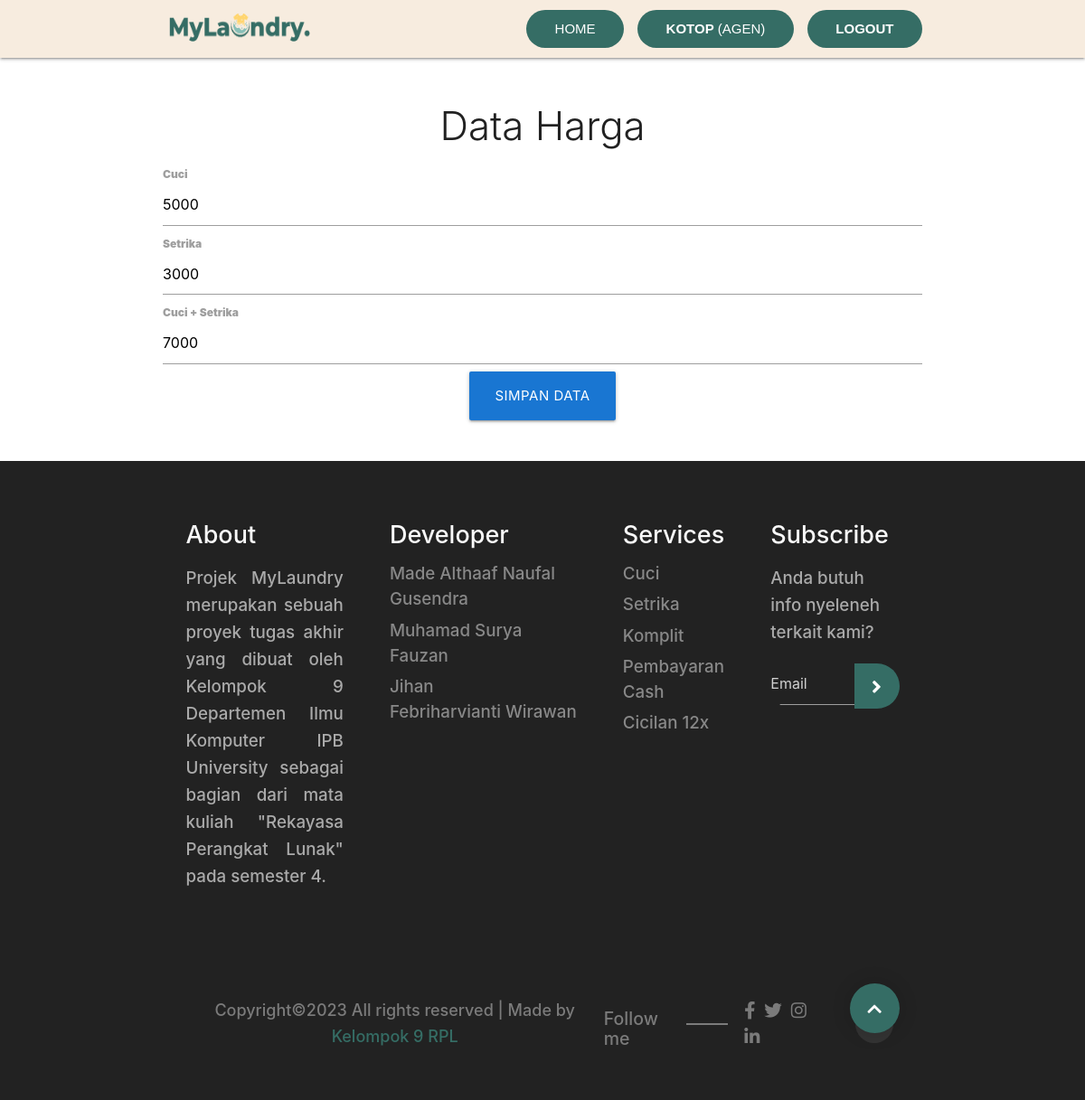
The app's page /edit-harga.php (signed in) with its own data.
### tables this page shows
CREATE TABLE `agen` (
  `id_agen` int(11) NOT NULL,
  `nama_laundry` varchar(30) DEFAULT NULL,
  `nama_pemilik` varchar(30) DEFAULT NULL,
  `telp` varchar(13) DEFAULT NULL,
  `email` varchar(30) DEFAULT NULL,
  `kota` varchar(20) DEFAULT NULL,
  `alamat` varchar(100) DEFAULT NULL,
  `plat_driver` varchar(12) DEFAULT NULL,
  `foto` text NOT NULL,
  `password` varchar(255) DEFAULT NULL
);

CREATE TABLE `harga` (
  `id_harga` int(11) NOT NULL,
  `jenis` varchar(30) NOT NULL,
  `id_agen` int(11) NOT NULL,
  `harga` int(11) NOT NULL
);

### edit-harga.php (the view, shortened to what this page needs)
<?php
include 'connect-db.php';
$idAgen = $_SESSION["agen"];
$cuci = mysqli_query($connect, "SELECT * FROM harga WHERE id_agen = '$idAgen' AND jenis = 'cuci'");
$cuci = mysqli_fetch_assoc($cuci);
$setrika = mysqli_query($connect, "SELECT * FROM harga WHERE id_agen = '$idAgen' AND jenis = 'setrika'");
$setrika = mysqli_fetch_assoc($setrika);
$komplit = mysqli_query($connect, "SELECT * FROM harga WHERE id_agen = '$idAgen' AND jenis = 'komplit'");
$komplit = mysqli_fetch_assoc($komplit);
?>
<!DOCTYPE html>
<html lang="en">
<head>
</head>
<body>
    <?php include 'header.php'; ?>
    <div class="container">
        <h3 class="header light center">Data Harga</h3>
        <form action="" method="post">
            <div class="input field">
                <label for="cuci">Cuci</label>
                <input type="text" id="cuci" name="cuci" value="<?= $cuci['harga'] ?>">
            </div>
            <div class="input field">
                <label for="setrika">Setrika</label>
                <input type="text" id="setrika" name="setrika" value="<?= $setrika['harga'] ?>">
            </div>
            <div class="input field">
                <label for="komplit">Cuci + Setrika</label><input type="text" id="komplit" name="komplit" value="<?= $komplit['harga'] ?>">
            </div>
            <div class="input field center">
                <button class="btn-large blue darken-2" type="submit" name="simpan">Simpan Data</button>
            </div>
        </form>
    </div>
    <?php include "footer.php" ?>
</body>
</html>

### header.php (shortened to what this page needs)
<nav style="background-color:#f7ecdf";>
<link rel="stylesheet" href="./css/header.css" />
    <div class="container">
        <div class="nav-wrapper">
        <a href="index.php">
            <img src="img/MyLaundry1.png" style="top: 0; left: 0; width: 170px; height: 60px;">
        </a>
            <ul class="right hide-on-med-and-down">
                <li>
                <a href="index1.php">Home</a>
                </li>
                <li>
                <?php
                    global $connect;
                    if ( isset($_SESSION["login-pelanggan"]) && isset($_SESSION["pelanggan"])){
                        $idPelanggan = $_SESSION["pelanggan"];
                        $data = mysqli_query($connect, "SELECT * FROM pelanggan WHERE id_pelanggan = '$idPelanggan'");
                        $data = mysqli_fetch_assoc($data);
                        $nama = $data["nama"];
                        echo "<a href='pelanggan.php'><b>$nama</b> (Pelanggan)</a>";
                    }else if ( isset($_SESSION["login-agen"]) && isset($_SESSION["agen"])){
                        $id_agen = $_SESSION["agen"];
                        $data = mysqli_query($connect, "SELECT * FROM agen WHERE id_agen = '$id_agen'");
                        $data = mysqli_fetch_assoc($data);
                        $nama = $data["nama_laundry"];
                        echo "<a href='agen.php'><b>$nama</b> (Agen)</a>";
                    }else if ( isset($_SESSION["login-admin"]) && isset($_SESSION["admin"])){
                        echo
                            "<a href='admin.php'><b><b>Admin</b></a>";
                        }else {
                            echo
                            "<a href='registrasi-page.php' class='button'>Registrasi</a>";
                        }
                ?>
                </li>
                <li>
                <?php
                    if ( isset($_SESSION["login-pelanggan"]) && isset($_SESSION["pelanggan"]) || isset($_SESSION["login-agen"]) && isset($_SESSION["agen"]) || isset($_SESSION["login-admin"]) && isset($_SESSION["admin"]) ){
                        echo
                        "<a href='logout.php'><b><b>Logout</b></a>";
                    }else {
                        echo "<a href='login.php' class='button'>Login</a>";
                    }
                ?>
                </li>
            </ul>
            <ul id="nav-mobile" class="sidenav">
                <li>
                    <a href="index1.php" class='button'><Home</a>
                    <?php
                        if ( isset($_SESSION["login-pelanggan"]) && isset($_SESSION["pelanggan"]) || isset($_SESSION["login-agen"]) && isset($_SESSION["agen"]) || isset($_SESSION["login-admin"]) && isset($_SESSION["admin"]) ){
                            echo
                            "<a href='logout.php'><b><b>Logout</b></a>";
                        }else {
                            echo "<a href='login.php' style='color:#356D65;'><b><b>Login</b></a>";
                        }
                    ?>
                </li>
            </ul>
        </div>
    </div>
</nav>
<br/>

### css/rating.css (style rules this page uses)
fieldset, label { margin: 0; padding: 0; }
body { margin: 0px; }

### css/header.css (style rules this page uses)
:root { --dark-one: #333; --dark-two: #7a7a7a; --main-color: #356D65; --light-one: #fff; --light-two: #f9fafb; --light-three: #f6f7fb; }
.button { display: inline-block; padding: 0.9rem 1.2rem; color: var(--dark-one); font-size: 1.05rem; font-family: 'Poppins', sans-serif; text-transform: uppercase; font-weight: 500; line-height: 1; transition: 0.3s; background-color: var(--main-color); color: var(--light-one); border-radius: 2rem; font-size: 1rem; padding: 0.9rem 2.1rem; margin-left: 1rem; }
nav ul a { display: inline-block; padding: 0.9rem 1.2rem; color: var(--dark-one); font-size: 1.05rem; font-family: 'Poppins', sans-serif; text-transform: uppercase; font-weight: 500; line-height: 1; transition: 0.3s; background-color: var(--main-color); color: var(--light-one); border-radius: 2rem; font-size: 1rem; padding: 0.9rem 2.1rem; margin-left: 1rem; }

### css/footer.css (style rules this page uses)
:root { --dark-one: #333; --dark-two: #7a7a7a; --main-color: #356D65; --light-one: #fff; --light-two: #f9fafb; --light-three: #f6f7fb; }
.container { position: relative; z-index: 5; max-width: 150rem; padding: 0 0rem; margin: 0 center; }

### records on screen
agen: nama_laundry "KOTOP"
harga: cuci "5000"
harga: setrika "3000"
harga: komplit "7000"
